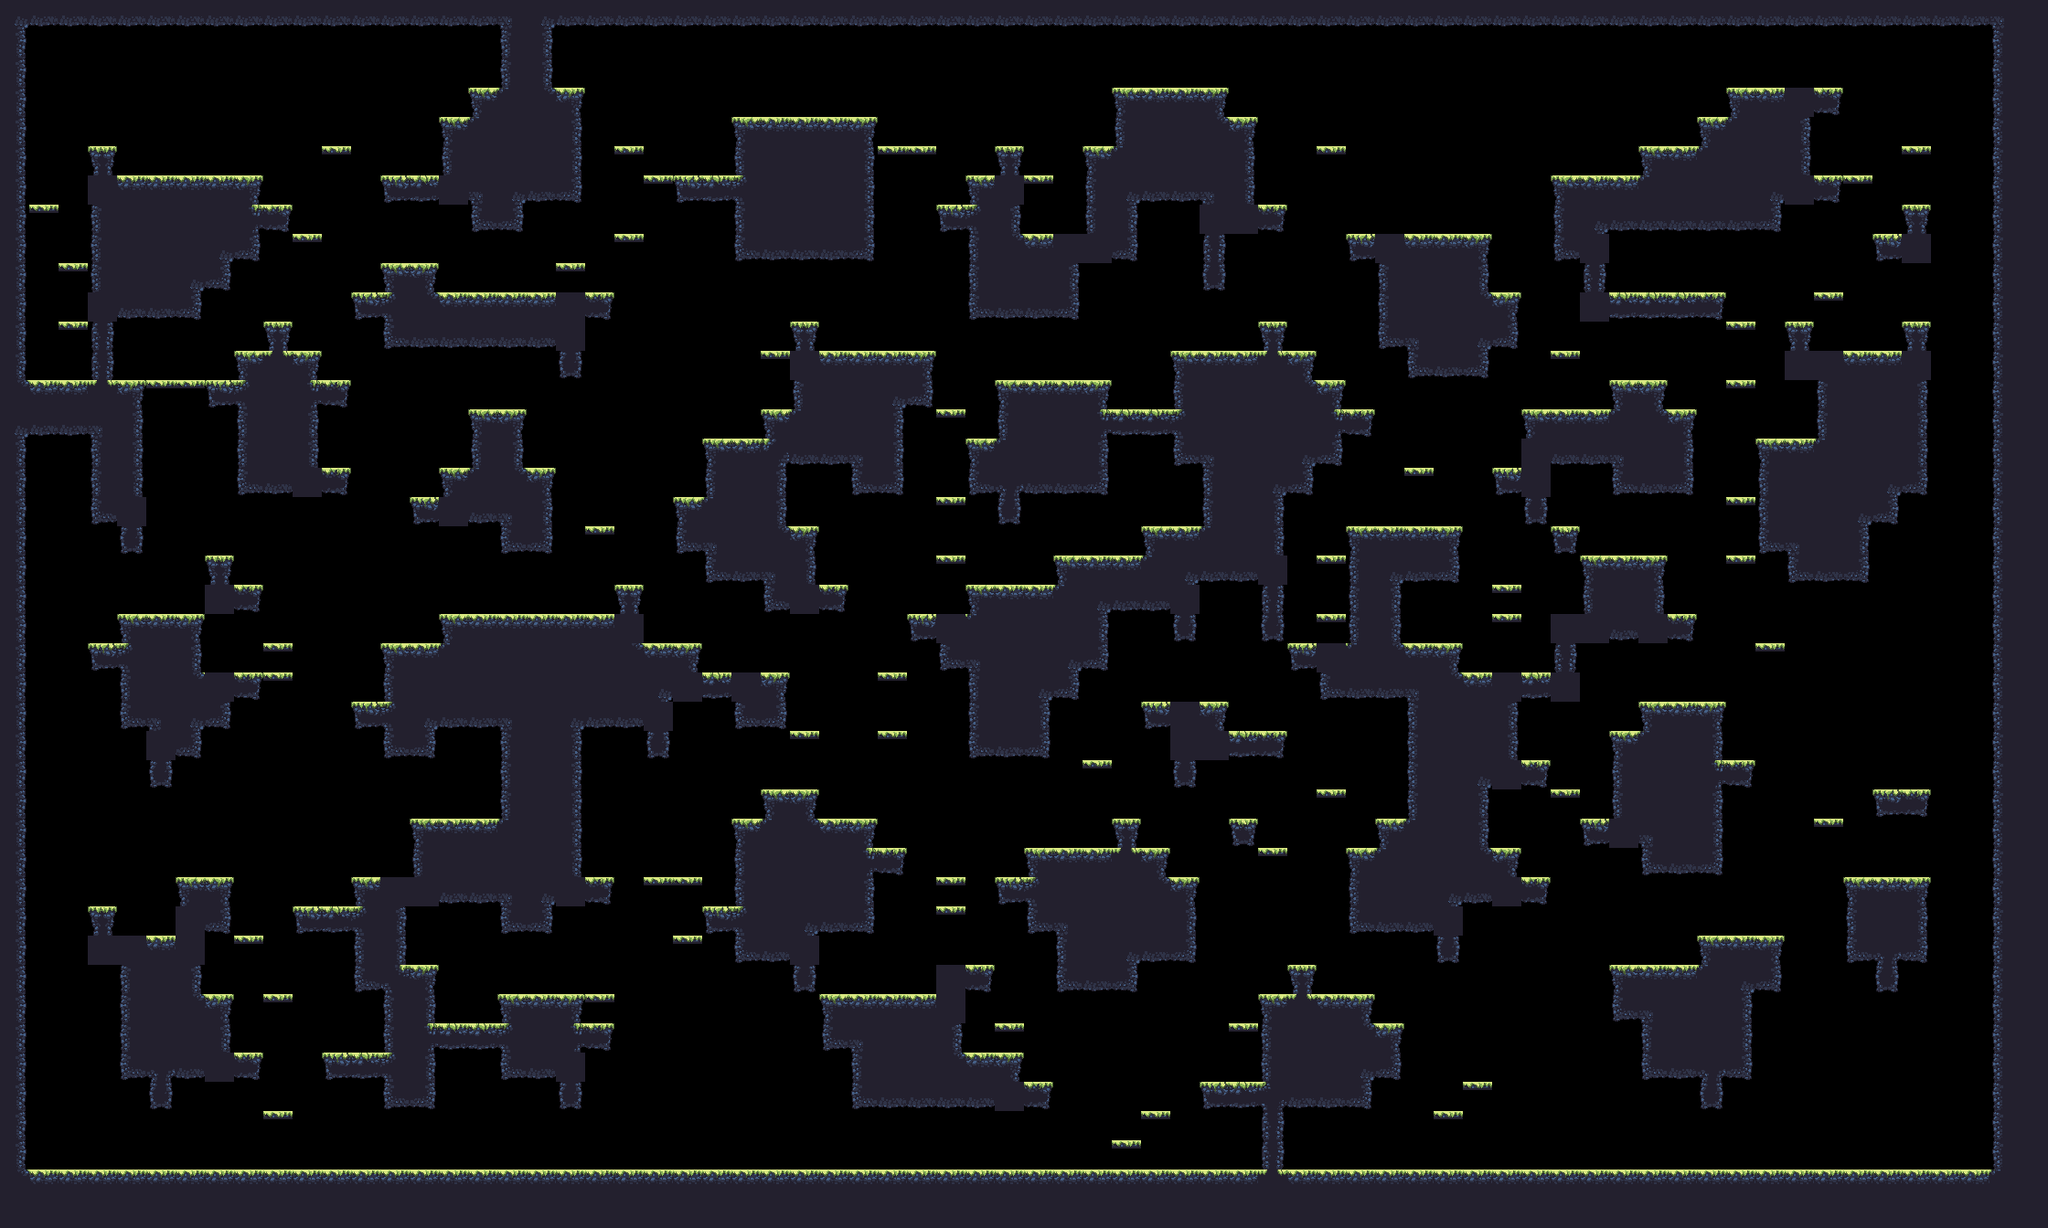

Rendered tile map (Tiled .tmx) drawn with the repository's tilesets; below, a short description and the map source with its tile grids summarised:
An orthogonal 70x42 tile map with 32x32 px tiles, 1 tile layer (main) and 17 objects (9x spawn, spawnPlayer0, spawnCrown0, spawnPlayer1, spawnCrown1, ...).

<map compressionlevel="0" height="42" infinite="0" nextlayerid="3" nextobjectid="4" orientation="orthogonal" renderorder="right-down" tiledversion="1.3.2" tileheight="32" tilewidth="32" version="1.2" width="70">
 <tileset firstgid="1" source="forest_summer_tile_set.tsx" />
 <layer height="42" id="1" name="main" width="70">
  <data>[2940 cells, 1265 non-empty, 28 distinct tile ids]</data>
 </layer>
 <objectgroup><object id="1" name="spawnPlayer0" x="96" y="112.0" /><object id="2" name="spawnCrown0" x="160" y="144.0" /><object id="3" name="spawnPlayer1" x="2048" y="208.0" /><object id="4" name="spawnCrown1" x="2112" y="176.0" /><object id="5" name="spawnPlayer2" x="128" y="1232.0" /><object id="6" name="spawnCrown2" x="128" y="1232.0" /><object id="7" name="spawnPlayer3" x="2080" y="1232.0" /><object id="8" name="spawnCrown3" x="2112" y="1232.0" /><object id="9" name="spawn" x="928" y="80.0" /><object id="10" name="spawn" x="1696" y="912.0" /><object id="11" name="spawn" x="1728" y="1232.0" /><object id="12" name="spawn" x="1824" y="1008.0" /><object id="13" name="spawn" x="928" y="336.0" /><object id="14" name="spawn" x="320" y="1232.0" /><object id="15" name="spawn" x="1024" y="1008.0" /><object id="16" name="spawn" x="128" y="1232.0" /><object id="17" name="spawn" x="2016" y="336.0" /></objectgroup></map>
